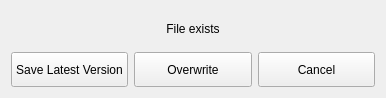
<?xml version="1.0" encoding="UTF-8"?>
<ui version="4.0">
 <class>Form</class>
 <widget class="QWidget" name="Form">
  <property name="geometry">
   <rect>
    <x>0</x>
    <y>0</y>
    <width>386</width>
    <height>98</height>
   </rect>
  </property>
  <property name="windowTitle">
   <string>Warning</string>
  </property>
  <layout class="QVBoxLayout" name="verticalLayout_2">
   <item>
    <layout class="QVBoxLayout" name="verticalLayout">
     <item>
      <widget class="QLabel" name="lab_message">
       <property name="text">
        <string>File exists</string>
       </property>
       <property name="alignment">
        <set>Qt::AlignCenter</set>
       </property>
      </widget>
     </item>
     <item>
      <layout class="QHBoxLayout" name="horizontalLayout">
       <item>
        <widget class="QPushButton" name="btn_SNV">
         <property name="minimumSize">
          <size>
           <width>0</width>
           <height>35</height>
          </size>
         </property>
         <property name="text">
          <string>Save Latest Version</string>
         </property>
        </widget>
       </item>
       <item>
        <widget class="QPushButton" name="btn_OVR">
         <property name="minimumSize">
          <size>
           <width>0</width>
           <height>35</height>
          </size>
         </property>
         <property name="text">
          <string>Overwrite</string>
         </property>
        </widget>
       </item>
       <item>
        <widget class="QPushButton" name="btn_ESC">
         <property name="minimumSize">
          <size>
           <width>0</width>
           <height>35</height>
          </size>
         </property>
         <property name="text">
          <string>Cancel</string>
         </property>
        </widget>
       </item>
      </layout>
     </item>
    </layout>
   </item>
  </layout>
 </widget>
 <resources/>
 <connections/>
</ui>
